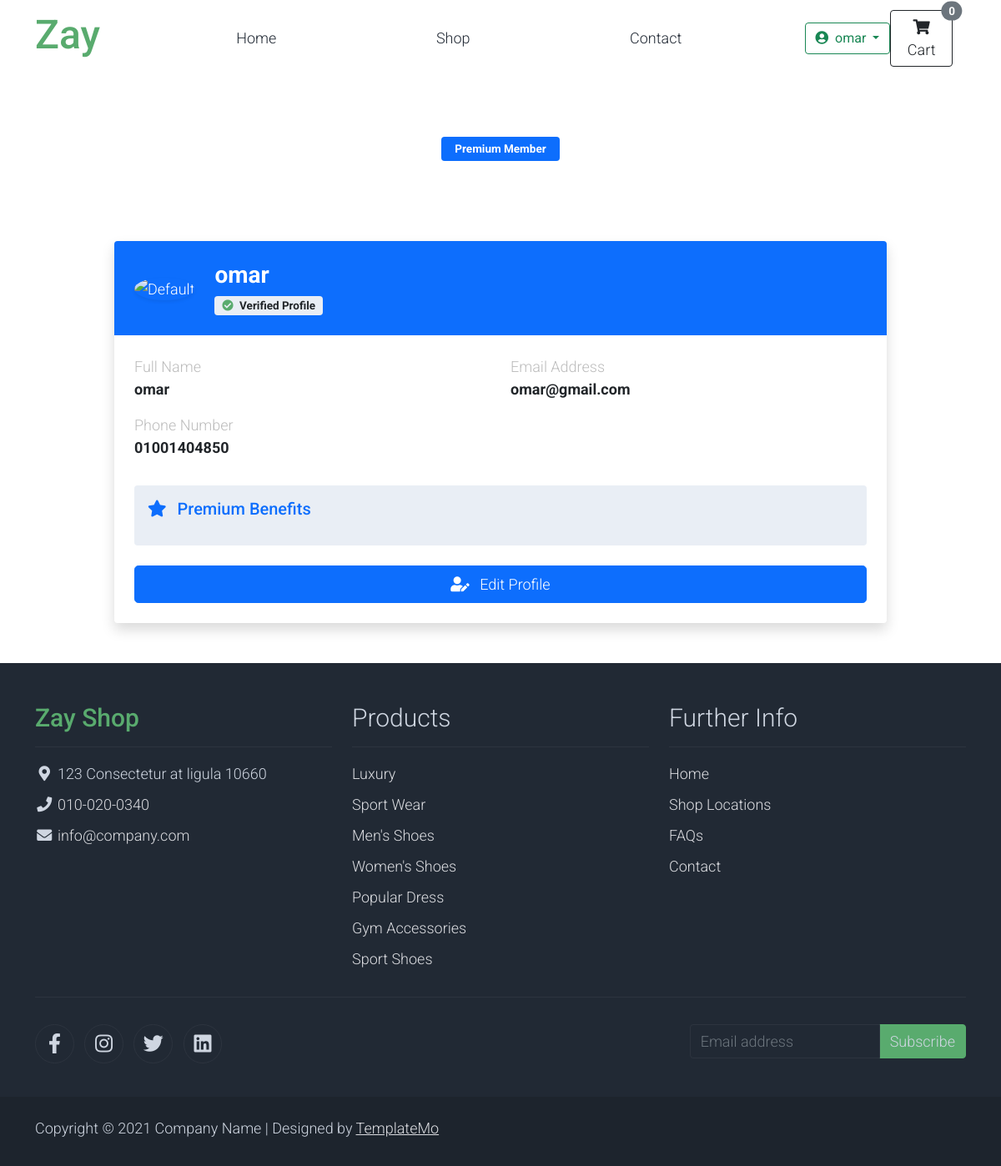
/accounts/profile/ (signed in), run on the app's committed database.
### accounts/models.py (models this page shows, shortened)
class Profile(models.Model):
    user = models.OneToOneField(User, on_delete=models.CASCADE)
    phone_number = models.CharField(max_length=15, blank=True, null=True)
    image = models.ImageField(upload_to='profile/', blank=True, null=True)
    def __str__(self):
        return str(self.user)

### accounts/views.py (the view)
# urls.py: path('profile/',views.profile,name='profile'),
@login_required
def profile(request):
    profile, created = Profile.objects.get_or_create(user=request.user)
    if not profile.phone_number:  # استخدم phone_number بدلاً من phone
        return redirect('accounts:profile_edit')  # إعادة توجيه لتعديل الملف
    return render(request, 'accounts/profile.html', {'profile': profile})

### shop/context_processors.py (called while the page is built)
def cart_item_count(request):
    cart = request.session.get('cart', {})
    count = sum(cart.values())
    return {'cart_item_count': count}

### accounts/templates/accounts/profile.html (shortened to what this page needs)
{% extends 'base.html' %}
{% load custom_filters %}
{% load static %}
{% load bootstrap4 %}
{% block body %}
<section class="bradcam_area bradcam_bg_1 bg-white text-white py-5">
    <div class="container">
        <div class="text-center">
            <span class="badge bg-primary mt-3 px-3 py-2">Premium Member</span>
        </div>
    </div>
</section>
<section class="job_details_area py-5">
    <div class="container">
        <div class="row justify-content-center">
            <div class="col-lg-10">
                <div class="card shadow border-0 rounded-4 overflow-hidden">
                    <div class="profile-header bg-primary text-white p-4 d-flex align-items-center">
                        <div class="profile-image-container me-4">
                            {% if profile.image %}
                                <img src="{{ profile.image.url }}" alt="Profile"
                                     class="rounded-circle shadow-sm" style="width: 120px; height: 120px; object-fit: cover;">
                            {% else %}
                                <img src="{% static 'dist/img/photo1.png' %}" alt="Default"
                                     class="rounded-circle shadow-sm" style="width: 120px; height: 120px; object-fit: cover;">
                            {% endif %}
                        </div>
                        <div>
                            <h3 class="fw-bold mb-1">{{ profile }}</h3>
                            <span class="badge bg-light text-dark">
                                <i class="fas fa-check-circle text-success me-1"></i> Verified Profile
                            </span>
                        </div>
                    </div>
                    <div class="p-4">
                        <div class="row mb-3">
                            <div class="col-md-6">
                                <label class="text-muted small">Full Name</label>
                                <p class="fw-bold">{{ profile }}</p>
                            </div>
                            <div class="col-md-6">
                                <label class="text-muted small">Email Address</label>
                                <p class="fw-bold">{{ profile.user.email }}</p>
                            </div>
                            <div class="col-md-6">
                                <label class="text-muted small">Phone Number</label>
                                <p class="fw-bold">{{ profile.phone_number }}</p>
                            </div>
                        </div>
                        <div class="card bg-light border-0 mb-4">
                            <div class="card-body">
                                <h5 class="text-primary mb-3">
                                    <i class="fas fa-star me-2"></i> Premium Benefits
                                </h5>
                            </div>
                        </div>
                        <div class="text-center">
                            <a href="{% url 'accounts:profile_edit' %}" class="btn btn-primary btn-lg w-100">
                                <i class="fas fa-user-edit me-2"></i> Edit Profile
                            </a>
                        </div>
                    </div>
                </div>
            </div>
        </div>
    </div>
</section>
{% endblock body %}

### templates/parts/navbar.html (shortened to what this page needs)
<nav class="navbar navbar-expand-lg navbar-light shadow">
    <div class="container d-flex justify-content-between align-items-center">
        <a class="navbar-brand text-success logo h1 align-self-center" href="/">
            Zay
        </a>
        <div class="align-self-center collapse navbar-collapse flex-fill  d-lg-flex justify-content-lg-between" id="templatemo_main_nav">
            <div class="flex-fill">
                <ul class="nav navbar-nav d-flex justify-content-between mx-lg-auto">
                    <li class="nav-item">
                        <a class="nav-link" href="{% url 'home:home' %}">Home</a>
                    </li>
                    <li class="nav-item">
                        <a class="nav-link" href="{% url 'shop:shop_list' %}">Shop</a>
                    </li>
                    <li class="nav-item">
                        <a class="nav-link" href="{% url 'contact:send_text' %}">Contact</a>
                    </li>
                </ul>
            </div>
            <div class="navbar align-self-center d-flex">
                {% if user.is_authenticated %}
                    <div class="dropdown">
                        <button class="btn btn-outline-success dropdown-toggle" type="button" id="profileDropdown" data-bs-toggle="dropdown" aria-expanded="false">
                            <i class="fas fa-user-circle me-1"></i> {{ user.username }}
                        </button>
                    </div>
                {% else %}
                    <div class="d-flex gap-2">
                        <a href="{% url 'account_login' %}" class="btn btn-success">Log in </a>
                        <a href="{% url 'account_signup' %}" class="btn btn-outline-primary">Sign Up</a>
                    </div>
                {% endif %}
            </div>
        </div>
<a class="btn btn-outline-dark position-relative me-3" href="{% url 'shop:view_cart' %}">
    <i class="fas fa-shopping-cart"></i> Cart
    <span class="position-absolute top-0 start-100 translate-middle badge rounded-pill {% if cart_item_count > 0 %}bg-danger{% else %}bg-secondary{% endif %}">
        {{ cart_item_count }}
    </span>
</a>
    </div>
</nav>

### project/static/assets/css/templatemo.css (style rules this page uses)
body, ul, li, p, a, label, input, div { font-family: 'Roboto', sans-serif; font-size: 18px !important; font-weight: 300 !important; }
.h1 { font-family: 'Roboto', sans-serif; font-size: 48px !important; font-weight: 200 !important; }
.logo { font-weight: 500 !important; }
.text-muted { color: #bcbcbc !important; }
.text-success { color: #59ab6e !important; }
.bg-light { background-color: #e9eef5 !important; }
#templatemo_main_nav a { color: #212934; }
@media (min-width: 768px) { #templatemo_main_nav .navbar-nav { max-width: 450px; } }
@media (min-width: 992px) { #templatemo_main_nav .navbar-nav { max-width: 550px; } }

### accounts/templates/accounts/profile.html (style rules this page uses)
.bradcam_area { padding-top: 100px; background-size: cover; background-position: center; position: relative; }

### data on the page
Profile: user.username "omar", user.email "omar@gmail.com", phone_number "01001404850"

### other printed values
{{ user.username }} "omar"
{{ cart_item_count }} "0"
